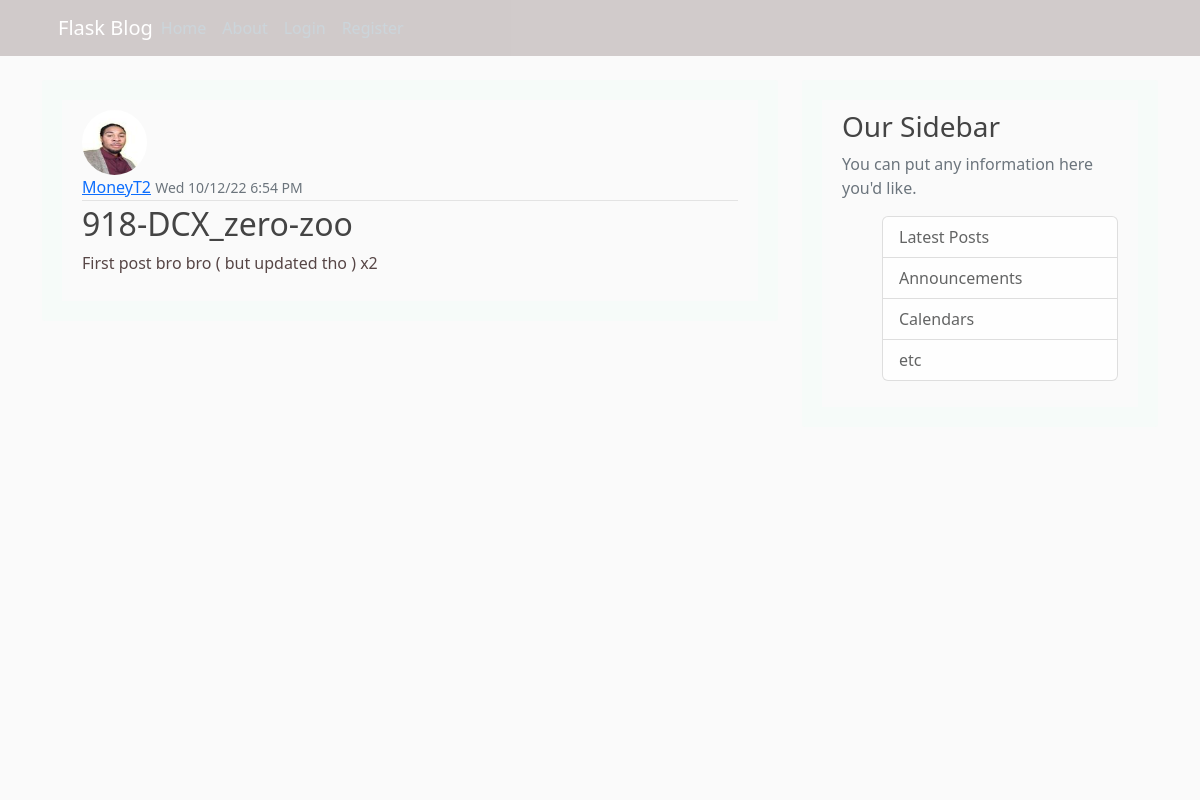
/post/1, run on the app's committed database.
### flask_blog/models.py (models this page shows, shortened)
class User(db.Model, UserMixin):
    id = db.Column(db.Integer, primary_key=True)
    username = db.Column(db.String(20), unique=True, nullable=False)
    email = db.Column(db.String(120), unique=True, nullable=False)
    image_file = db.Column(db.String(20), nullable=False, default='default.jpg')
    password = db.Column(db.String(20), unique=True, nullable=False)
    posts = db.relationship('Post', backref='author', lazy=True)

class Post(db.Model):
    id = db.Column(db.Integer, primary_key=True)
    title = db.Column(db.String(250), nullable=False)
    date_posted = db.Column(db.DateTime, nullable=False, default=datetime.utcnow)
    content = db.Column(db.Text, nullable=False)
    user_id = db.Column(db.Integer, db.ForeignKey('user.id'), nullable=False)

### flask_blog/routes.py (the view)
@app.route("/post/<int:post_id>")
def post(post_id):
    post = Post.query.get_or_404(post_id)
    return render_template('post.html', title=post.title, post=post)

### flask_blog/templates/post.html (shortened to what this page needs)
{% extends "layout.html" %}
{% block content %}
    <article class="media content-section">
      <img class="rounded-circle article-img" src="{{ url_for('static', filename='profile_pics/' + post.author.image_file) }}" alt="pic">
        <div class="media-body">
          <div class="article-metadata">
            <a class="mr-2" href="#">{{ post.author.username }}</a>
            <small class="text-muted">{{ post.date_posted.strftime('%a %m/%d/%y %-I:%M %p') }}</small>
          </div>
          <h2 class="article-title" >{{ post.title }}</h2>
          <p class="article-content">{{ post.content }}</p>
        </div>
    </article>
   {% endblock content %}

### flask_blog/static/main.css (style rules this page uses)
body { background: #fafafa; color: #574646; margin-top: 5rem; }
h1, h2, h3, h4, h5, h6 { color: #444444; }
.content-section { background: #fafafae7; padding: 10px 20px; border: 20px solid #00ff8805; border-radius: 3px; margin-bottom: 20px; }
.article-title { color: #444444; }
.article-content { white-space: pre-line; }
.article-img { height: 65px; width: 65px; margin-right: 16px; }
.article-metadata { padding-bottom: 1px; margin-bottom: 4px; border-bottom: 1px solid #e3e3e3 }

### data on the page
User: image_file (picture), author.username "MoneyT2"
Post: date_posted "Wed 10/12/22 6:54 PM", title "918-DCX_zero-zoo", content "First post bro bro ( but updated tho ) x2"
